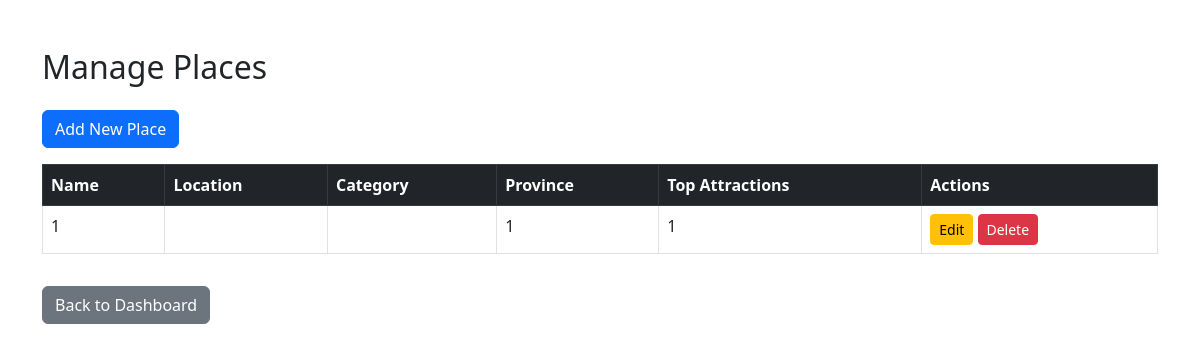
/admin/manage_places.php (signed in), run on an earlier commit of the app's database.
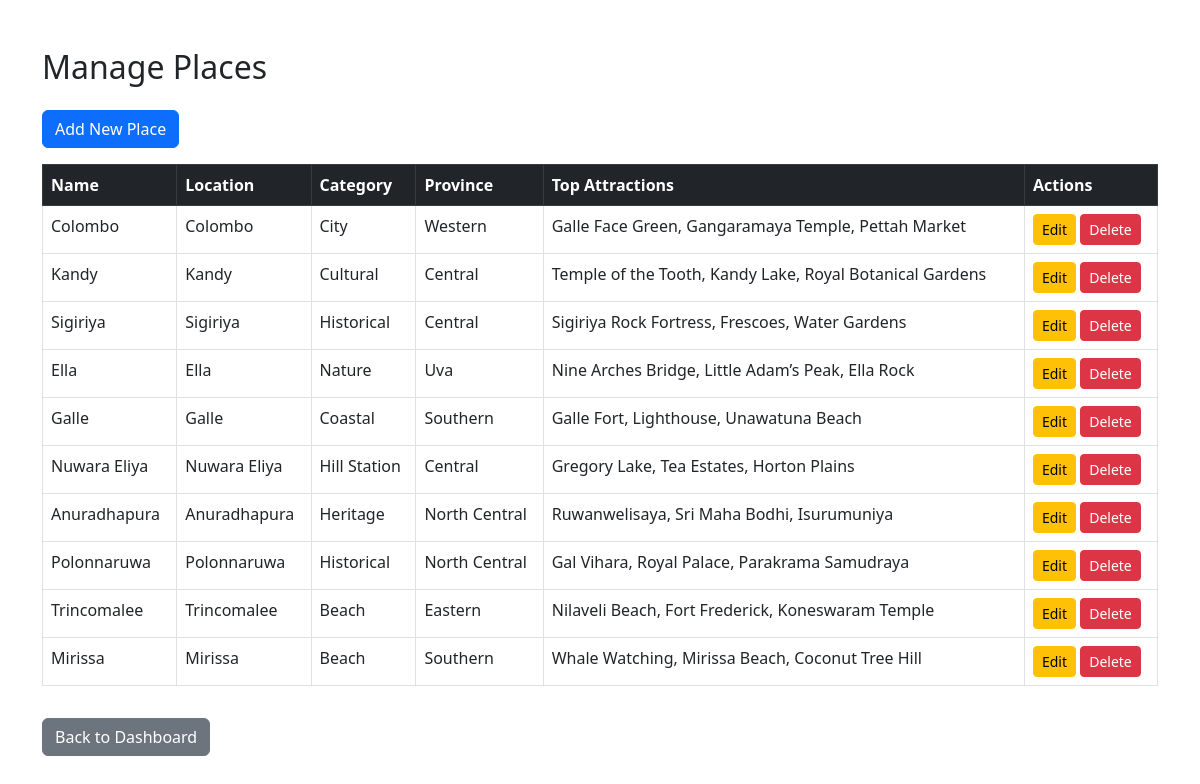
And on a later commit of the database.
### tables this page shows
CREATE TABLE `destinations` (
  `destination_id` int(11) NOT NULL,
  `name` varchar(255) DEFAULT NULL,
  `description` varchar(255) DEFAULT NULL,
  `location` varchar(255) DEFAULT NULL,
  `category` varchar(50) DEFAULT NULL,
  `image` varchar(255) DEFAULT NULL,
  `province` varchar(255) DEFAULT NULL,
  `top_attractions` varchar(255) DEFAULT NULL,
  `latitude` varchar(50) DEFAULT NULL,
  `longitude` varchar(50) DEFAULT NULL,
  `status` varchar(50) DEFAULT 'active'
);

### admin/manage_places.php (the view, shortened to what this page needs)
<?php
include '../config/db.php';
$places = $conn->query("SELECT * FROM destinations")->fetchAll(PDO::FETCH_ASSOC);
?>
<!DOCTYPE html>
<html lang="en">
<head>
  <link href="https://cdn.jsdelivr.net/npm/bootstrap@5.3.0/dist/css/bootstrap.min.css" rel="stylesheet">
</head>
<body>
<div class="container mt-5">
  <h2 class="mb-4">Manage Places</h2>
  <a href="add_place.php" class="btn btn-primary mb-3">Add New Place</a>
  <table class="table table-bordered table-hover">
    <thead class="table-dark">
      <tr>
        <th>Name</th>
        <th>Location</th>
        <th>Category</th>
        <th>Province</th>
        <th>Top Attractions</th>
        <th>Actions</th>
      </tr>
    </thead>
    <tbody>
      <?php foreach ($places as $place): ?>
        <tr>
          <td><?= htmlspecialchars($place['name']) ?></td>
          <td><?= htmlspecialchars($place['location']) ?></td>
          <td><?= htmlspecialchars($place['category']) ?></td>
          <td><?= htmlspecialchars($place['province']) ?></td>
          <td><?= htmlspecialchars($place['top_attractions']) ?></td>
          <td>
            <a href="edit_place.php?id=<?= $place['destination_id'] ?>" class="btn btn-warning btn-sm">Edit</a>
            <a href="delete_place.php?id=<?= $place['destination_id'] ?>" class="btn btn-danger btn-sm" onclick="return confirm('Are you sure?')">Delete</a>
          </td>
        </tr>
      <?php endforeach; ?>
    </tbody>
  </table>
  <a href="dashboard.php" class="btn btn-secondary mt-3">
  <i class="bi bi-arrow-left"></i> Back to Dashboard
</a>
</div>
</body>
</html>

What changed in the data, as far as the page shows it:
added destinations: name "Colombo", location "Colombo", category "City", province "Western", top_attractions "Galle Face Green, Gangaramaya Temple, Pettah Market"
changed destinations: name "1" → "Kandy"; location (not shown) → "Kandy"; category (not shown) → "Cultural"; province "1" → "Central"; top_attractions "1" → "Temple of the Tooth, Kandy Lake, Royal Botanical Gardens"
added destinations: name "Sigiriya", location "Sigiriya", category "Historical", province "Central", top_attractions "Sigiriya Rock Fortress, Frescoes, Water Gardens"
added destinations: name "Ella", location "Ella", category "Nature", province "Uva", top_attractions "Nine Arches Bridge, Little Adam’s Peak, Ella Rock"
added destinations: name "Galle", location "Galle", category "Coastal", province "Southern", top_attractions "Galle Fort, Lighthouse, Unawatuna Beach"
added destinations: name "Nuwara Eliya", location "Nuwara Eliya", category "Hill Station", province "Central", top_attractions "Gregory Lake, Tea Estates, Horton Plains"
added destinations: name "Anuradhapura", location "Anuradhapura", category "Heritage", province "North Central", top_attractions "Ruwanwelisaya, Sri Maha Bodhi, Isurumuniya"
added destinations: name "Polonnaruwa", location "Polonnaruwa", category "Historical", province "North Central", top_attractions "Gal Vihara, Royal Palace, Parakrama Samudraya"
added destinations: name "Trincomalee", location "Trincomalee", category "Beach", province "Eastern", top_attractions "Nilaveli Beach, Fort Frederick, Koneswaram Temple"
added destinations: name "Mirissa", location "Mirissa", category "Beach", province "Southern", top_attractions "Whale Watching, Mirissa Beach, Coconut Tree Hill"
